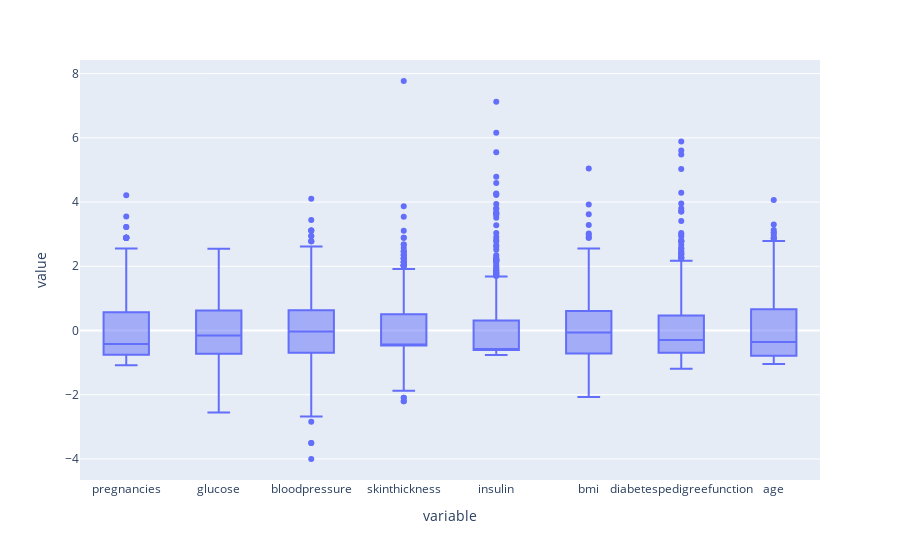

Notebook code for this chart:
### Code cell
# Построить распределение для всех числовых нормализированных переменных
figure = px.box(X_normalised)
figure.show()

### Figure 1 — Plotly figure (JSON) as saved in the notebook; plotly's stock layout.template omitted (floating-point values rounded to 4 significant figures; data arrays with more than 128 entries replaced by an {"elided": "..."} marker saying what was removed)
{"data": [{"alignmentgroup": "True", "hovertemplate": "variable=%{x}<br>value=%{y}<extra></extra>", "legendgroup": "", "marker": {"color": "#636efa"}, "name": "", "notched": false, "offsetgroup": "", "orientation": "v", "showlegend": false, "type": "box", "x": {"elided": "6144 str values"}, "x0": " ", "xaxis": "x", "y": {"elided": "6144 float values"}, "y0": " ", "yaxis": "y"}], "layout": {"boxmode": "group", "legend": {"tracegroupgap": 0}, "margin": {"t": 60}, "xaxis": {"anchor": "y", "domain": [0, 1], "title": {"text": "variable"}}, "yaxis": {"anchor": "x", "domain": [0, 1], "title": {"text": "value"}}}}
